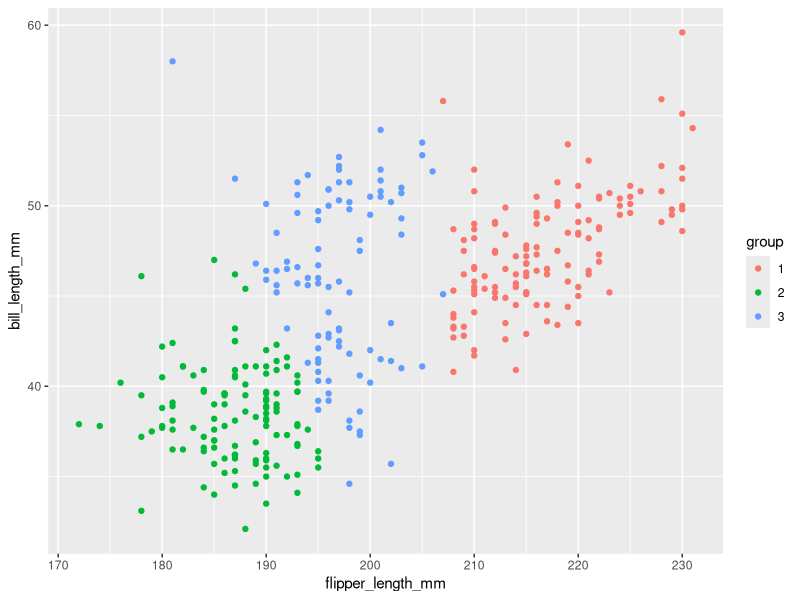

The R script that drew this image:
## ---- chunk 1
my_kmeans <- function(dat, k, max_iter){
  
  n <- nrow(dat) # number of observations
  
  # choose the initial means
  means <- dat[sample(1:n, k),]
  
  # calculate distances to the initial means
  dists <- matrix(nrow = n, ncol = k)
  for(i in 1:k){
    dists[,i] <- rowSums((sweep(as.matrix(dat), 2, as.matrix(means)[i,]))^2)
  }
  
  # initialize groups
  groups <- apply(dists, 1, which.min)
  
  # track the number of iterations and whether the groups have changed
  cur_iter <- 0
  group_change <- 1
  
  while(group_change > 0 & cur_iter < max_iter){
    
    # update the means
    for(i in 1:k){
      means[i,] <- colMeans(dat[groups == i,])
    }
    
    # update the distances
    dists <- matrix(nrow = n, ncol = k)
    for(i in 1:k){
      dists[,i] <- rowSums((sweep(dat, 2, means[i,]))^2)
    }
    
    # update the groups
    new_groups <- apply(dists, 1, which.min)
    
    cur_iter <- cur_iter + 1
    group_change <- sum(groups != new_groups)
    groups <- new_groups
  }
  
  return(list(means, groups))
}
## ---- chunk 2
library(tidyverse)
library(palmerpenguins)

clustering <- penguins |>
  select(flipper_length_mm, bill_length_mm) |>
  drop_na() |>
  as.matrix() |>
  my_kmeans(k=3, max_iter = 100)

penguins |>
  select(flipper_length_mm, bill_length_mm) |>
  drop_na() |>
  mutate(group = as.factor(clustering[[2]])) |>
  ggplot(aes(x = flipper_length_mm, y = bill_length_mm, color = group)) +
  geom_point()

